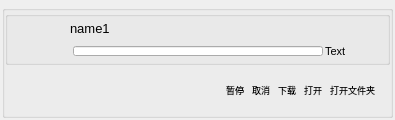
<?xml version="1.0" encoding="UTF-8"?>
<ui version="4.0">
 <class>Dataitem</class>
 <widget class="QWidget" name="Dataitem">
  <property name="geometry">
   <rect>
    <x>0</x>
    <y>0</y>
    <width>395</width>
    <height>120</height>
   </rect>
  </property>
  <property name="minimumSize">
   <size>
    <width>395</width>
    <height>120</height>
   </size>
  </property>
  <property name="maximumSize">
   <size>
    <width>395</width>
    <height>126</height>
   </size>
  </property>
  <property name="windowTitle">
   <string>Form</string>
  </property>
  <property name="styleSheet">
   <string notr="true"/>
  </property>
  <layout class="QHBoxLayout" name="horizontalLayout_5">
   <property name="leftMargin">
    <number>2</number>
   </property>
   <property name="topMargin">
    <number>5</number>
   </property>
   <property name="rightMargin">
    <number>2</number>
   </property>
   <property name="bottomMargin">
    <number>2</number>
   </property>
   <item>
    <widget class="QGroupBox" name="groupBox">
     <property name="maximumSize">
      <size>
       <width>400</width>
       <height>16777215</height>
      </size>
     </property>
     <property name="styleSheet">
      <string notr="true"/>
     </property>
     <property name="title">
      <string/>
     </property>
     <layout class="QVBoxLayout" name="verticalLayout_3">
      <property name="spacing">
       <number>0</number>
      </property>
      <property name="leftMargin">
       <number>0</number>
      </property>
      <property name="topMargin">
       <number>0</number>
      </property>
      <property name="rightMargin">
       <number>0</number>
      </property>
      <property name="bottomMargin">
       <number>0</number>
      </property>
      <item>
       <layout class="QVBoxLayout" name="verticalLayout_2">
        <property name="spacing">
         <number>0</number>
        </property>
        <property name="leftMargin">
         <number>0</number>
        </property>
        <property name="topMargin">
         <number>0</number>
        </property>
        <property name="rightMargin">
         <number>0</number>
        </property>
        <property name="bottomMargin">
         <number>5</number>
        </property>
        <item>
         <widget class="QGroupBox" name="groupBox_2">
          <property name="title">
           <string/>
          </property>
          <layout class="QVBoxLayout" name="verticalLayout_4">
           <property name="spacing">
            <number>0</number>
           </property>
           <property name="leftMargin">
            <number>0</number>
           </property>
           <property name="topMargin">
            <number>0</number>
           </property>
           <property name="rightMargin">
            <number>0</number>
           </property>
           <property name="bottomMargin">
            <number>0</number>
           </property>
           <item>
            <layout class="QHBoxLayout" name="horizontalLayout_4">
             <property name="leftMargin">
              <number>10</number>
             </property>
             <item>
              <widget class="QLabel" name="Dataicon">
               <property name="minimumSize">
                <size>
                 <width>45</width>
                 <height>45</height>
                </size>
               </property>
               <property name="maximumSize">
                <size>
                 <width>45</width>
                 <height>45</height>
                </size>
               </property>
               <property name="text">
                <string/>
               </property>
              </widget>
             </item>
             <item>
              <layout class="QVBoxLayout" name="verticalLayout">
               <property name="spacing">
                <number>2</number>
               </property>
               <item>
                <layout class="QHBoxLayout" name="horizontalLayout">
                 <property name="leftMargin">
                  <number>7</number>
                 </property>
                 <item>
                  <widget class="QLabel" name="labNameData">
                   <property name="font">
                    <font>
                     <family>Microsoft YaHei UI</family>
                     <pointsize>10</pointsize>
                    </font>
                   </property>
                   <property name="text">
                    <string>name1</string>
                   </property>
                  </widget>
                 </item>
                 <item>
                  <spacer name="horizontalSpacer">
                   <property name="orientation">
                    <enum>Qt::Horizontal</enum>
                   </property>
                   <property name="sizeHint" stdset="0">
                    <size>
                     <width>40</width>
                     <height>20</height>
                    </size>
                   </property>
                  </spacer>
                 </item>
                </layout>
               </item>
               <item>
                <layout class="QHBoxLayout" name="horizontalLayout_2">
                 <property name="leftMargin">
                  <number>10</number>
                 </property>
                 <item>
                  <widget class="QProgressBar" name="progressBar_send">
                   <property name="minimumSize">
                    <size>
                     <width>250</width>
                     <height>0</height>
                    </size>
                   </property>
                   <property name="maximumSize">
                    <size>
                     <width>16777215</width>
                     <height>10</height>
                    </size>
                   </property>
                   <property name="font">
                    <font>
                     <family>Arial</family>
                     <pointsize>8</pointsize>
                    </font>
                   </property>
                   <property name="styleSheet">
                    <string notr="true">QProgressBar::chunk {  background-color: green;}</string>
                   </property>
                   <property name="value">
                    <number>0</number>
                   </property>
                   <property name="format">
                    <string/>
                   </property>
                  </widget>
                 </item>
                 <item>
                  <widget class="QLabel" name="label_datainfo">
                   <property name="font">
                    <font>
                     <family>Microsoft YaHei UI</family>
                     <pointsize>8</pointsize>
                    </font>
                   </property>
                   <property name="text">
                    <string>Text</string>
                   </property>
                  </widget>
                 </item>
                 <item>
                  <spacer name="horizontalSpacer_2">
                   <property name="orientation">
                    <enum>Qt::Horizontal</enum>
                   </property>
                   <property name="sizeHint" stdset="0">
                    <size>
                     <width>40</width>
                     <height>20</height>
                    </size>
                   </property>
                  </spacer>
                 </item>
                </layout>
               </item>
              </layout>
             </item>
            </layout>
           </item>
          </layout>
          <zorder></zorder>
         </widget>
        </item>
        <item>
         <layout class="QHBoxLayout" name="horizontalLayout_3">
          <property name="spacing">
           <number>8</number>
          </property>
          <property name="topMargin">
           <number>6</number>
          </property>
          <property name="rightMargin">
           <number>15</number>
          </property>
          <property name="bottomMargin">
           <number>0</number>
          </property>
          <item>
           <spacer name="horizontalSpacer_3">
            <property name="orientation">
             <enum>Qt::Horizontal</enum>
            </property>
            <property name="sizeHint" stdset="0">
             <size>
              <width>213</width>
              <height>17</height>
             </size>
            </property>
           </spacer>
          </item>
          <item>
           <widget class="QGroupBox" name="groupBox_loading">
            <property name="styleSheet">
             <string notr="true">border:0px;</string>
            </property>
            <property name="title">
             <string/>
            </property>
            <layout class="QHBoxLayout" name="horizontalLayout_7">
             <property name="spacing">
              <number>8</number>
             </property>
             <property name="leftMargin">
              <number>0</number>
             </property>
             <property name="topMargin">
              <number>0</number>
             </property>
             <property name="rightMargin">
              <number>0</number>
             </property>
             <property name="bottomMargin">
              <number>0</number>
             </property>
             <item>
              <widget class="QPushButton" name="pushButton_stop_start">
               <property name="font">
                <font>
                 <family>微软雅黑</family>
                 <pointsize>7</pointsize>
                </font>
               </property>
               <property name="styleSheet">
                <string notr="true">border:0px;</string>
               </property>
               <property name="text">
                <string>暂停</string>
               </property>
              </widget>
             </item>
             <item>
              <widget class="QPushButton" name="pushButton_cancel">
               <property name="font">
                <font>
                 <family>微软雅黑</family>
                 <pointsize>7</pointsize>
                </font>
               </property>
               <property name="styleSheet">
                <string notr="true">border:0px;</string>
               </property>
               <property name="text">
                <string>取消</string>
               </property>
              </widget>
             </item>
            </layout>
           </widget>
          </item>
          <item>
           <widget class="QGroupBox" name="groupBox_over">
            <property name="styleSheet">
             <string notr="true">border:0px;</string>
            </property>
            <property name="title">
             <string/>
            </property>
            <layout class="QHBoxLayout" name="horizontalLayout_6">
             <property name="spacing">
              <number>8</number>
             </property>
             <property name="leftMargin">
              <number>0</number>
             </property>
             <property name="topMargin">
              <number>0</number>
             </property>
             <property name="rightMargin">
              <number>0</number>
             </property>
             <property name="bottomMargin">
              <number>0</number>
             </property>
             <item>
              <widget class="QPushButton" name="pushButton_download">
               <property name="maximumSize">
                <size>
                 <width>50</width>
                 <height>16777215</height>
                </size>
               </property>
               <property name="font">
                <font>
                 <family>Microsoft YaHei UI</family>
                 <pointsize>7</pointsize>
                </font>
               </property>
               <property name="styleSheet">
                <string notr="true">border:0px;</string>
               </property>
               <property name="text">
                <string>下载</string>
               </property>
              </widget>
             </item>
             <item>
              <widget class="QPushButton" name="pushButton_open">
               <property name="maximumSize">
                <size>
                 <width>45</width>
                 <height>16777215</height>
                </size>
               </property>
               <property name="font">
                <font>
                 <family>Microsoft YaHei UI</family>
                 <pointsize>7</pointsize>
                </font>
               </property>
               <property name="styleSheet">
                <string notr="true">border:0px;</string>
               </property>
               <property name="text">
                <string>打开</string>
               </property>
              </widget>
             </item>
             <item>
              <widget class="QPushButton" name="pushButton_openfile">
               <property name="maximumSize">
                <size>
                 <width>80</width>
                 <height>16777215</height>
                </size>
               </property>
               <property name="font">
                <font>
                 <family>Microsoft YaHei UI</family>
                 <pointsize>7</pointsize>
                </font>
               </property>
               <property name="styleSheet">
                <string notr="true">border:0px;</string>
               </property>
               <property name="text">
                <string>打开文件夹</string>
               </property>
              </widget>
             </item>
            </layout>
           </widget>
          </item>
         </layout>
        </item>
       </layout>
      </item>
     </layout>
    </widget>
   </item>
  </layout>
 </widget>
 <resources/>
 <connections/>
</ui>
